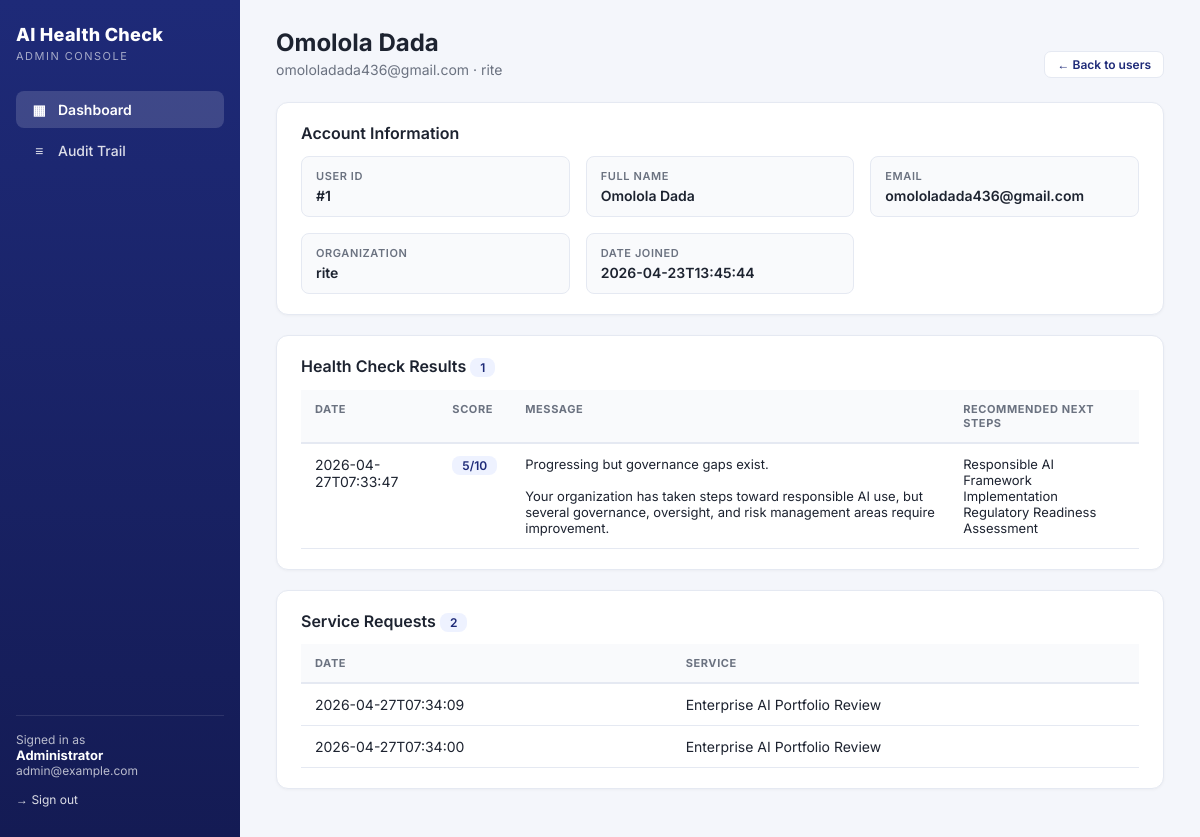
Screenshot of /admin/user/1 (signed in) with the database file from the repository.
### tables this page shows
CREATE TABLE users (
            id INTEGER PRIMARY KEY AUTOINCREMENT,
            name TEXT NOT NULL,
            email TEXT NOT NULL UNIQUE,
            password TEXT NOT NULL,
            organization TEXT NOT NULL,
            date_joined TEXT
        );

CREATE TABLE health_check_results (
            id INTEGER PRIMARY KEY AUTOINCREMENT,
            user_id INTEGER NOT NULL,
            score INTEGER NOT NULL,
            message TEXT,
            next_step TEXT,
            date_submitted TEXT,
            FOREIGN KEY (user_id) REFERENCES users (id)
        );

CREATE TABLE upgrade_requests (
            id INTEGER PRIMARY KEY AUTOINCREMENT,
            user_id INTEGER NOT NULL,
            service_type TEXT,
            date_submitted TEXT,
            FOREIGN KEY (user_id) REFERENCES users (id)
        );

### main.py (the view)
@app.route('/admin/user/<int:user_id>')
@admin_required
def admin_user_detail(user_id):
    conn = sqlite3.connect(DB_NAME)
    c = conn.cursor()
    c.execute('SELECT id, name, email, organization, date_joined FROM users WHERE id = ?',
              (user_id,))
    user = c.fetchone()
    if not user:
        conn.close()
        return "User not found", 404
    c.execute('''SELECT score, message, next_step, date_submitted
                 FROM health_check_results WHERE user_id = ?
                 ORDER BY date_submitted DESC''', (user_id,))
    health_checks = c.fetchall()
    c.execute('''SELECT service_type, date_submitted FROM upgrade_requests
                 WHERE user_id = ? ORDER BY date_submitted DESC''', (user_id,))
    requests_list = c.fetchall()
    conn.close()
    log_audit('admin', session.get('admin_id'), session.get('admin_email'),
              'VIEW_USER_DETAIL', f'User ID: {user_id}, Email: {user[2]}')
    return render_template('admin_user_detail.html', user=user,
                           health_checks=health_checks, requests_list=requests_list)

### main.py (called while the page is built)
def log_audit(actor_type, actor_id, actor_email, action, details=None):
    try:
        conn = sqlite3.connect(DB_NAME)
        c = conn.cursor()
        c.execute('''
            INSERT INTO audit_logs
                (timestamp, actor_type, actor_id, actor_email, action, details, ip_address)
            VALUES (?, ?, ?, ?, ?, ?, ?)
        ''', (datetime.datetime.now().isoformat(), actor_type, actor_id,
              actor_email, action, details, request.remote_addr if request else None))
        conn.commit()
        conn.close()
    except Exception as e:
        print(f"Audit log error: {e}")

def admin_required(f):
    @wraps(f)
    def wrapper(*args, **kwargs):
        if not session.get('admin_id'):
            return redirect(url_for('admin_login'))
        return f(*args, **kwargs)
    return wrapper

### templates/admin_user_detail.html (shortened to what this page needs)
{% extends "admin_base.html" %}
{% set active = 'dashboard' %}
{% block content %}
<div class="page-head">
    <div>
        <h1>{{ user[1] }}</h1>
        <p>{{ user[2] }} · {{ user[3] }}</p>
    </div>
    <div>
        <a href="{{ url_for('admin_dashboard') }}" class="btn secondary sm">← Back to users</a>
    </div>
</div>
<div class="card">
    <h2>Account Information</h2>
    <div class="info-grid">
        <div class="info-item"><div class="k">User ID</div><div class="v">#{{ user[0] }}</div></div>
        <div class="info-item"><div class="k">Full Name</div><div class="v">{{ user[1] }}</div></div>
        <div class="info-item"><div class="k">Email</div><div class="v">{{ user[2] }}</div></div>
        <div class="info-item"><div class="k">Organization</div><div class="v">{{ user[3] }}</div></div>
        <div class="info-item"><div class="k">Date Joined</div><div class="v">{{ user[4][:19] if user[4] else '-' }}</div></div>
    </div>
</div>
<div class="card">
    <h2>Health Check Results <span class="pill">{{ health_checks|length }}</span></h2>
    {% if health_checks %}
    <div class="table-wrap">
    <table class="tbl">
        <thead>
            <tr><th>Date</th><th>Score</th><th>Message</th><th>Recommended Next Steps</th></tr>
        </thead>
        <tbody>
        {% for h in health_checks %}
            <tr>
                <td>{{ h[3][:19] if h[3] else '' }}</td>
                <td><span class="pill">{{ h[0] }}/10</span></td>
                <td><pre class="preserve">{{ h[1] }}</pre></td>
                <td><pre class="preserve">{{ h[2] }}</pre></td>
            </tr>
        {% endfor %}
        </tbody>
    </table>
    </div>
    {% else %}
        <div class="empty"><div class="ico">📋</div><p>No health checks submitted yet.</p></div>
    {% endif %}
</div>
<div class="card">
    <h2>Service Requests <span class="pill">{{ requests_list|length }}</span></h2>
    {% if requests_list %}
    <div class="table-wrap">
    <table class="tbl">
        <thead><tr><th>Date</th><th>Service</th></tr></thead>
        <tbody>
        {% for r in requests_list %}
            <tr>
                <td>{{ r[1][:19] if r[1] else '' }}</td>
                <td>{{ r[0] }}</td>
            </tr>
        {% endfor %}
        </tbody>
    </table>
    </div>
    {% else %}
        <div class="empty"><div class="ico">✉</div><p>No service requests yet.</p></div>
    {% endif %}
</div>
{% endblock %}

### templates/admin_base.html (style rules this page uses)
:root { --primary: #1e2a78; --primary-dark: #141b54; --accent: #ffb347; --accent-dark: #ff9e1b; --bg: #f4f6fb; --card: #ffffff; --text: #1d2330; --muted: #6b7280; --border: #e5e9f2; --success: #10b981; --danger: #ef4444; --warning: #f59e0b; }
* { box-sizing: border-box; }
body { margin: 0; font-family: 'Inter', system-ui, sans-serif; background: var(--bg); color: var(--text); font-size: 14px; }
a { color: var(--primary); text-decoration: none; }
.page-head { display: flex; justify-content: space-between; align-items: end; margin-bottom: 24px; flex-wrap: wrap; gap: 12px; }
.page-head h1 { margin: 0 0 4px; font-size: 24px; font-weight: 700; }
.page-head p { margin: 0; color: var(--muted); }
.card { background: var(--card); border-radius: 12px; box-shadow: 0 1px 3px rgba(0,0,0,0.04); border: 1px solid var(--border); padding: 20px 24px; margin-bottom: 20px; }
.card h2 { margin-top: 0; font-size: 16px; font-weight: 600; }
.table-wrap { overflow-x: auto; }
table.tbl { width: 100%; border-collapse: collapse; }
table.tbl th, table.tbl td { text-align: left; padding: 12px 14px; border-bottom: 1px solid var(--border); vertical-align: top; }
table.tbl thead th { background: #f9fafc; font-size: 11px; font-weight: 700; text-transform: uppercase; letter-spacing: 0.6px; color: var(--muted); border-bottom: 2px solid var(--border); }
.pill { background: #eef2ff; color: var(--primary); border-radius: 8px; padding: 2px 10px; font-weight: 600; font-size: 12px; }
.btn { display: inline-block; padding: 8px 16px; background: var(--primary); color: #fff; border: none; border-radius: 7px; font-weight: 600; font-size: 13px; cursor: pointer; font-family: inherit; transition: background 0.15s, transform 0.05s; }
.btn.secondary { background: #fff; color: var(--primary); border: 1px solid var(--border); }
.btn.sm { padding: 5px 12px; font-size: 12px; }
.info-grid { display: grid; grid-template-columns: repeat(auto-fit, minmax(220px, 1fr)); gap: 16px; margin-top: 8px; }
.info-item { padding: 12px 14px; background: #f9fafc; border-radius: 8px; border: 1px solid var(--border); }
.info-item .k { font-size: 11px; text-transform: uppercase; letter-spacing: 0.6px; color: var(--muted); font-weight: 600; }
.info-item .v { margin-top: 4px; font-weight: 600; }
pre.preserve { white-space: pre-wrap; margin: 0; font-family: inherit; font-size: 13px; }

### rows the page displays
users: name "Omolola Dada", email "omololadada436@gmail.com", organization "rite", id "1", date_joined "2026-04-23T13:45:44"
health_check_results: date_submitted "2026-04-27T07:33:47", score "5", message "Progressing but governance gaps exist. Your organization has taken steps toward responsible AI use, but several governance, oversight, and risk management areas require improvement.", next_step "Responsible AI Framework Implementation Regulatory Readiness Assessment"
upgrade_requests: date_submitted "2026-04-27T07:34:09", service_type "Enterprise AI Portfolio Review"
upgrade_requests: date_submitted "2026-04-27T07:34:00", service_type "Enterprise AI Portfolio Review"

### other values shown
{{ session.get('admin_name') }} "Administrator"
{{ session.get('admin_email') }} "admin@example.com"
{{ health_checks|length }} "1"
{{ requests_list|length }} "2"
